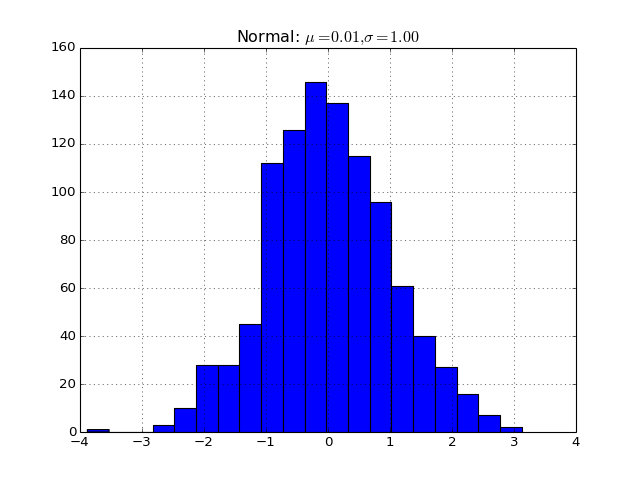

Reproduce this figure in Python.
import matplotlib.pyplot as plt
import numpy as np
x = np.random.randn(1000)
plt.hist(x, 20)
plt.grid()
plt.title(r'Normal: $\mu=%.2f, \sigma=%.2f$'%(x.mean(), x.std()))
plt.show()
